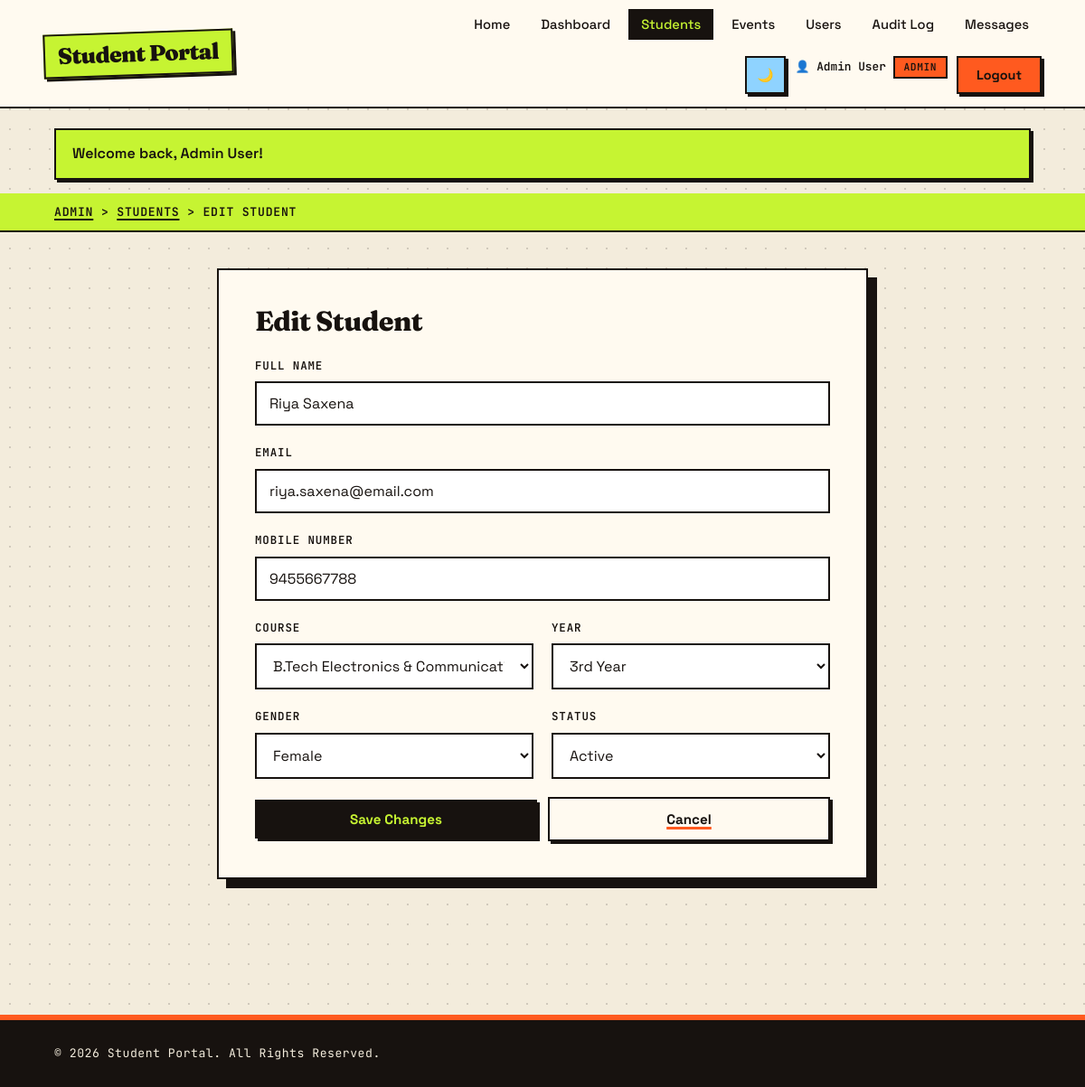
The app's page /admin/student_form.php?id=22 (signed in) with its own data.
### tables this page shows
CREATE TABLE students (
  id           INT UNSIGNED NOT NULL AUTO_INCREMENT,
  user_id      INT UNSIGNED NULL,
  student_code VARCHAR(20) NOT NULL,
  name         VARCHAR(100) NOT NULL,
  email        VARCHAR(150) NOT NULL,
  phone        VARCHAR(15)  NOT NULL,
  course       VARCHAR(100) NOT NULL,
  year         TINYINT UNSIGNED NOT NULL,
  gender       ENUM('male','female','other') NOT NULL,
  status       ENUM('active','inactive','deleted') NOT NULL DEFAULT 'active',
  created_at   TIMESTAMP NOT NULL DEFAULT CURRENT_TIMESTAMP,
  updated_at   TIMESTAMP NOT NULL DEFAULT CURRENT_TIMESTAMP ON UPDATE CURRENT_TIMESTAMP,
  PRIMARY KEY (id),
  UNIQUE KEY uq_students_email (email),
  UNIQUE KEY uq_students_code (student_code),
  UNIQUE KEY uq_students_user (user_id),
  KEY idx_students_course (course),
  KEY idx_students_status (status),
  CONSTRAINT fk_students_user FOREIGN KEY (user_id) REFERENCES users (id) ON DELETE SET NULL ON UPDATE CASCADE
);

### includes/db.php (called while the page is built, shortened)
<?php
function db(): mysqli
{
    static $conn = null;
    if ($conn instanceof mysqli) {
        return $conn;
    }
    try {
        $conn = new mysqli(DB_HOST, DB_USER, DB_PASS, DB_NAME);
        $conn->set_charset('utf8mb4');
    } catch (mysqli_sql_exception $e) {
        error_log('[StudentHub] DB connection failed: ' . $e->getMessage());
        http_response_code(500);
        if (defined('API_REQUEST')) {
            header('Content-Type: application/json; charset=utf-8');
            echo json_encode(['success' => false, 'message' => 'Database connection failed.']);
        } else {
            echo '<h1>Database connection failed</h1>'
               . '<p>Start MySQL in XAMPP, import <code>database/studentHub.sql</code> '
               . 'and check <code>includes/config.php</code>.</p>';
        }
        exit;
    }
    return $conn;
}
function db_query(string $sql, string $types = '', array $params = []): mysqli_stmt
{
    $stmt = db()->prepare($sql);
    if ($types !== '') {
        $stmt->bind_param($types, ...$params);
    }
    $stmt->execute();
    return $stmt;
}
function db_all(string $sql, string $types = '', array $params = []): array
{
    $stmt = db_query($sql, $types, $params);
    $rows = $stmt->get_result()->fetch_all(MYSQLI_ASSOC);
    return $rows;
}
function db_one(string $sql, string $types = '', array $params = []): ?array
{
    $rows = db_all($sql, $types, $params);
    return $rows[0] ?? null;
}

### includes/students_repo.php (called while the page is built, shortened)
<?php
function student_find(int $id): ?array
{
    return db_one(
        'SELECT id, user_id, student_code, name, email, phone, course, year, gender, status, created_at
           FROM students WHERE id = ?',
        'i',
        [$id]
    );
}

### admin/student_form.php (the view, shortened to what this page needs)
<?php
require_once __DIR__ . '/../includes/students_repo.php';
$id      = (int) ($_GET['id'] ?? 0);
$student = $id ? student_find($id) : null;
$isEdit = $student !== null;
$errors = [];
$data = $student ?? ['name' => '', 'email' => '', 'phone' => '', 'course' => '', 'year' => '', 'gender' => '', 'status' => 'active'];
$pageTitle = $isEdit ? 'Edit Student' : 'Add Student';
require ROOT_PATH . '/includes/header.php';
?>
<main id="main-content" class="admin-main">
    <section class="breadcrumb">
        <div class="container">
            <p><a href="<?= e(url('admin/dashboard.php')) ?>">Admin</a> &gt;
               <a href="<?= e(url('admin/students.php')) ?>">Students</a> &gt; <span><?= e($pageTitle) ?></span></p>
        </div>
    </section>
    <section class="form-section">
        <div class="container">
            <form class="form-card wide" method="post" action="" novalidate>
                <h1 class="form-title"><?= e($pageTitle) ?></h1>
                <div class="form-group">
                    <label for="name">Full Name</label>
                    <input type="text" id="name" name="name" value="<?= e($data['name']) ?>" required<?= field_attrs($errors, 'name') ?>>
                </div>
                <div class="form-group">
                    <label for="email">Email</label>
                    <input type="email" id="email" name="email" value="<?= e($data['email']) ?>" required<?= field_attrs($errors, 'email') ?>>
                </div>
                <div class="form-group">
                    <label for="phone">Mobile Number</label>
                    <input type="tel" id="phone" name="phone" value="<?= e($data['phone']) ?>" maxlength="10" required<?= field_attrs($errors, 'phone') ?>>
                </div>
                <div class="form-row">
                    <div class="form-group">
                        <label for="course">Course</label>
                        <select id="course" name="course" required<?= field_attrs($errors, 'course') ?>>
                            <?php foreach (COURSES as $c): ?>
                                <option value="<?= e($c) ?>" <?= $data['course'] === $c ? 'selected' : '' ?>><?= e($c) ?></option>
                            <?php endforeach; ?>
                        </select>
                    </div>
                    <div class="form-group">
                        <label for="year">Year</label>
                        <select id="year" name="year" required<?= field_attrs($errors, 'year') ?>>
                            <?php for ($y = 1; $y <= 4; $y++): ?>
                                <option value="<?= $y ?>" <?= (string) $data['year'] === (string) $y ? 'selected' : '' ?>><?= e(year_label($y)) ?></option>
                            <?php endfor; ?>
                        </select>
                    </div>
                </div>
                <div class="form-row">
                    <div class="form-group">
                        <label for="gender">Gender</label>
                        <select id="gender" name="gender" required<?= field_attrs($errors, 'gender') ?>>
                            <?php foreach (['male' => 'Male', 'female' => 'Female', 'other' => 'Other'] as $v => $l): ?>
                                <option value="<?= $v ?>" <?= $data['gender'] === $v ? 'selected' : '' ?>><?= $l ?></option>
                            <?php endforeach; ?>
                        </select>
                    </div>
                    <div class="form-group">
                        <label for="status">Status</label>
                        <select id="status" name="status"<?= field_attrs($errors, 'status') ?>>
                            <option value="active"   <?= $data['status'] === 'active' ? 'selected' : '' ?>>Active</option>
                        </select>
                    </div>
                </div>
                <div class="form-buttons">
                    <button type="submit" class="btn primary-btn"><?= $isEdit ? 'Save Changes' : 'Add Student' ?></button>
                    <a class="btn btn-outline" href="<?= e(url('admin/students.php')) ?>">Cancel</a>
                </div>
            </form>
        </div>
    </section>
</main>
<?php require ROOT_PATH . '/includes/footer.php';

### css/style.css (style rules this page uses)
:root { --primary-color: #17120f; --secondary-color: #ff5a1f; --accent-color: #c6f432; --background-color:#f3ecdc; --text-color: #17120f; --white: #fffaf0; --ink: #17120f; --paper: #f3ecdc; --card: #fffaf0; --orange: #ff5a1f; --lime: #c6f432; --pink: #ff9ecb; --sky: #8fd3ff; --muted: #6b6257; --line: #17120f; --border-radius: 0px; --transition: .15s ease; --shadow: 6px 6px 0 var(--ink); --shadow-sm: 3px 3px 0 var(--ink); --bw: 2.5px; --font-body: 'Space Grotesk', system-ui, sans-serif; --font-display: 'Fraunces', Georgia, serif; --font-mono: 'JetBrains Mono', ui-monospace, monospace; }
* { margin:0; padding:0; box-sizing:border-box; }
body { font-family:var(--font-body); background-color:var(--paper); background-image:radial-gradient(rgba(23,18,15,.16) 1px, transparent 1.2px); background-size:22px 22px; color:var(--text-color); line-height:1.65; font-size:16px; -webkit-font-smoothing:antialiased; }
h1,h2,h3,h4 { font-family:var(--font-display); font-weight:800; line-height:1.1; letter-spacing:-.02em; }
a { text-decoration:none; color:inherit; }
.container { width:90%; max-width:1200px; margin:auto; }
.btn { display:inline-block; text-align:center; cursor:pointer; font-family:var(--font-body); font-weight:700; font-size:.95rem; padding:10px 20px; border:var(--bw) solid var(--ink); border-radius:0; box-shadow:var(--shadow-sm); color:var(--ink); background:var(--card); transition:transform var(--transition), box-shadow var(--transition), background var(--transition); }
.primary-btn { background:var(--ink); color:var(--lime); }
.btn-outline { background:transparent; color:var(--ink); border:var(--bw) solid var(--ink); }
.breadcrumb { background:var(--lime); border-bottom:var(--bw) solid var(--ink); padding:10px 0; }
.breadcrumb p { font-family:var(--font-mono); font-size:.82rem; font-weight:600; text-transform:uppercase; letter-spacing:.06em; }
.breadcrumb a { color:var(--ink); text-decoration:underline; text-decoration-thickness:2px; text-underline-offset:3px; }
.breadcrumb span { color:var(--ink); }
.form-section { padding:40px 20px 70px; }
.form-card { max-width:500px; margin:auto; background:var(--card); padding:40px; border:var(--bw) solid var(--ink); border-radius:0; box-shadow:10px 10px 0 var(--ink); }
.form-card.wide { max-width:720px; }
.form-title { color:var(--ink); margin-bottom:22px; font-size:1.9rem; }
.form-group { margin-bottom:20px; }
.form-group label { display:block; margin-bottom:7px; font-family:var(--font-mono); font-size:.78rem; font-weight:600; text-transform:uppercase; letter-spacing:.07em; color:var(--ink); }
.form-group input, .form-group textarea, .form-group select { width:100%; padding:12px 14px; background:#fff; color:var(--ink); border:var(--bw) solid var(--ink); border-radius:0; font-size:1rem; font-family:var(--font-body); transition:box-shadow var(--transition), background var(--transition); }
.form-card button { width:100%; }
.form-row { display:grid; grid-template-columns:1fr 1fr; gap:20px; }
.form-card a { color:var(--ink); font-weight:700; text-decoration:underline; text-decoration-color:var(--orange); text-decoration-thickness:3px; text-underline-offset:3px; }
.form-buttons { display:flex; gap:12px; align-items:center; }
.form-buttons .btn { width:auto; flex:1; text-align:center; }

### records on screen
students: name "Riya Saxena", email "riya.saxena@email.com", phone "9455667788", gender "Female", status "Active"

### other values on screen
$label "Home"
$label "Dashboard"
$label "Students"
$label "Events"
$label "Users"
$label "Audit Log"
$label "Messages"
$_SESSION['user_name'] "Admin User"
$f['message'] "Welcome back, Admin User!"
$pageTitle "EDIT STUDENT"
$pageTitle "Edit Student"
form field course "B.Tech Electronics & Communication"
form field year "3rd Year"
